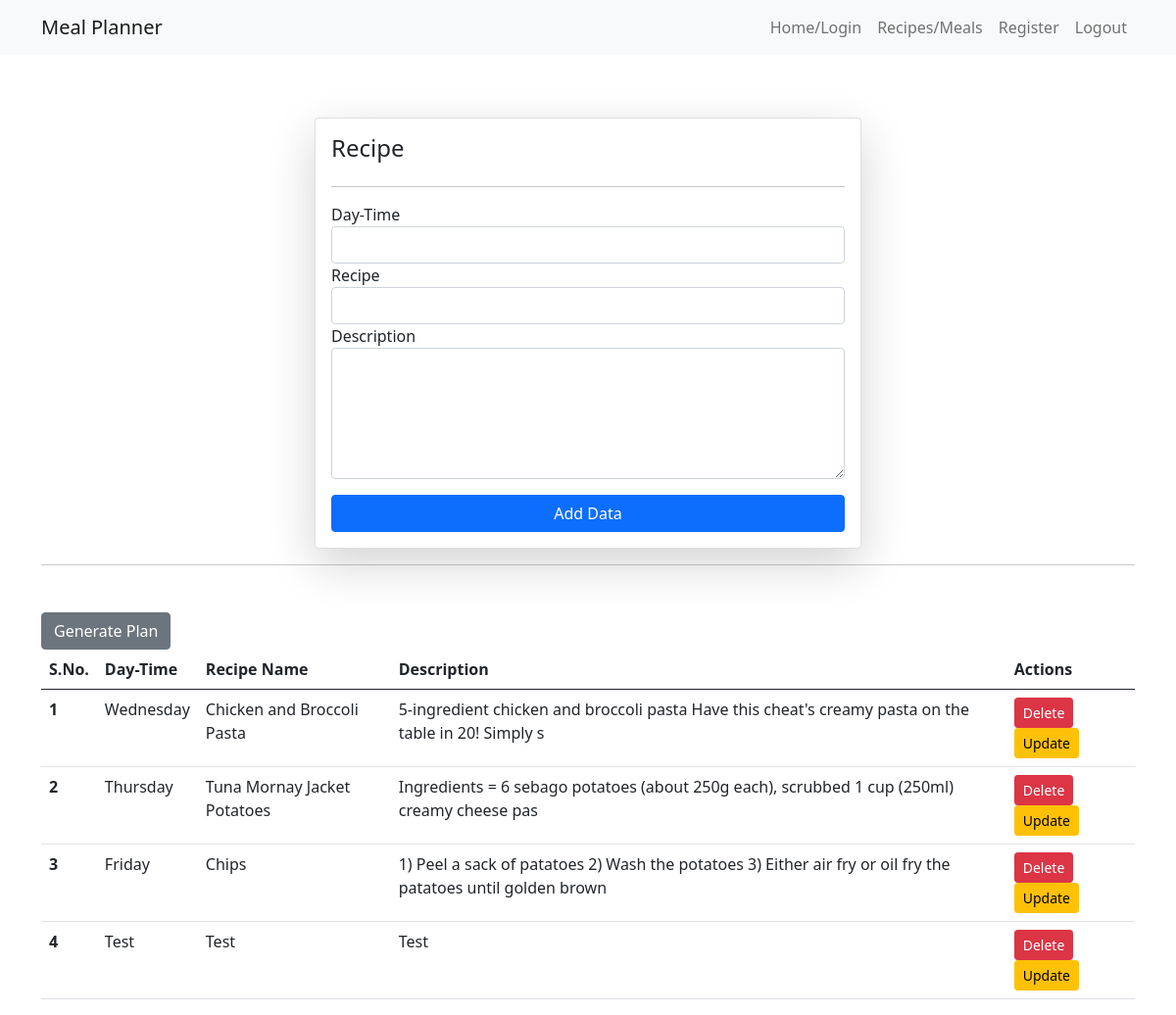
Screenshot of / (signed in) with the database file from the repository.
### home/models.py (models this page shows)
class Recipe(models.Model):
    user = models.ForeignKey(User, on_delete=models.SET_NULL, null=True, blank=True)
    day = models.CharField(max_length=100, default='something')
    name = models.CharField(max_length=100, default='something')
    description = models.CharField(max_length=100, default='something')
    created_at = models.DateTimeField(auto_now_add=True)
    updated_at = models.DateTimeField(auto_now=True)

### home/views.py (the view, shortened to what this page needs)
# urls.py: path('', views.recipes, name='recipes'),
@login_required(login_url='/login/')
def recipes(request):
    queryset = Recipe.objects.all()
    if request.GET.get('search'):
        queryset = queryset.filter(
            day__icontains=request.GET.get('search')
        )
    context = {'recipes': queryset}
    return render(request, 'recipe.html', context)

### home/templates/recipe.html (shortened to what this page needs)
{% extends "base.html" %}
{% block start %}
<link href="https://cdn.jsdelivr.net/npm/bootstrap@5.0.2/dist/css/bootstrap.min.css" rel="stylesheet"
>
<div class="container mt-3">
    <br><br>
    <form class="col-sm-12 col-md-6 mx-auto card p-3 shadow-lg" method="post" enctype="multipart/form-data">
        <h4>Recipe</h4>
        <hr>
        <div class="form-group">
            <label for="dayInput">Day-Time</label>
            <input type="text" id="dayInput" name="day" class="form-control" required>
        </div>
        <div class="form-group">
            <label for="recipeInput">Recipe</label>
            <input id="recipeInput" name="name" type="text" class="form-control" required>
        </div>
        <div class="form-group">
            <label for="descriptionInput">Description</label>
            <textarea id="descriptionInput" name="description" rows="5" cols="30" class="form-control"></textarea>
        </div>
        <button type="submit" class="btn btn-primary mt-3">Add Data</button>
    </form>
    <hr>
    <div class="class mt-5">
        <a href="{% url 'pdf' %}" class="btn btn-secondary">Generate Plan</a>
        <table class="table mt-6">
            <thead>
                <tr>
                    <th scope="col">S.No.</th>
                    <th scope="col">Day-Time</th>
                    <th scope="col">Recipe Name</th>
                    <th scope="col">Description</th>
                    <th scope="col">Actions</th>
                </tr>
            </thead>
            <tbody>
                {% for recipe in recipes %}
                <tr>
                    <th scope="row">{{ forloop.counter }}</th>
                    <td>{{ recipe.day }}</td>
                    <td>{{ recipe.name }}</td>
                    <td>{{ recipe.description }}</td>
                    <td>
                        <a href="/delete_recipe/{{ recipe.id }}" class="btn btn-danger btn-sm">Delete</a>
                        <a href="/update_recipe/{{ recipe.id }}" class="btn btn-warning btn-sm">Update</a>
                    </td>
                </tr>
                {% endfor %}
            </tbody>
        </table>
    </div>
</div>
{% endblock %}

### rows the page displays
Recipe: day "Wednesday", name "Chicken and Broccoli Pasta", description "5-ingredient chicken and broccoli pasta Have this cheat's creamy pasta on the table in 20! Simply s"
Recipe: day "Thursday", name "Tuna Mornay Jacket Potatoes", description "Ingredients = 6 sebago potatoes (about 250g each), scrubbed 1 cup (250ml) creamy cheese pas"
Recipe: day "Friday", name "Chips", description "1) Peel a sack of patatoes 2) Wash the potatoes 3) Either air fry or oil fry the patatoes until golden brown"
Recipe: day "Test", name "Test", description "Test"
